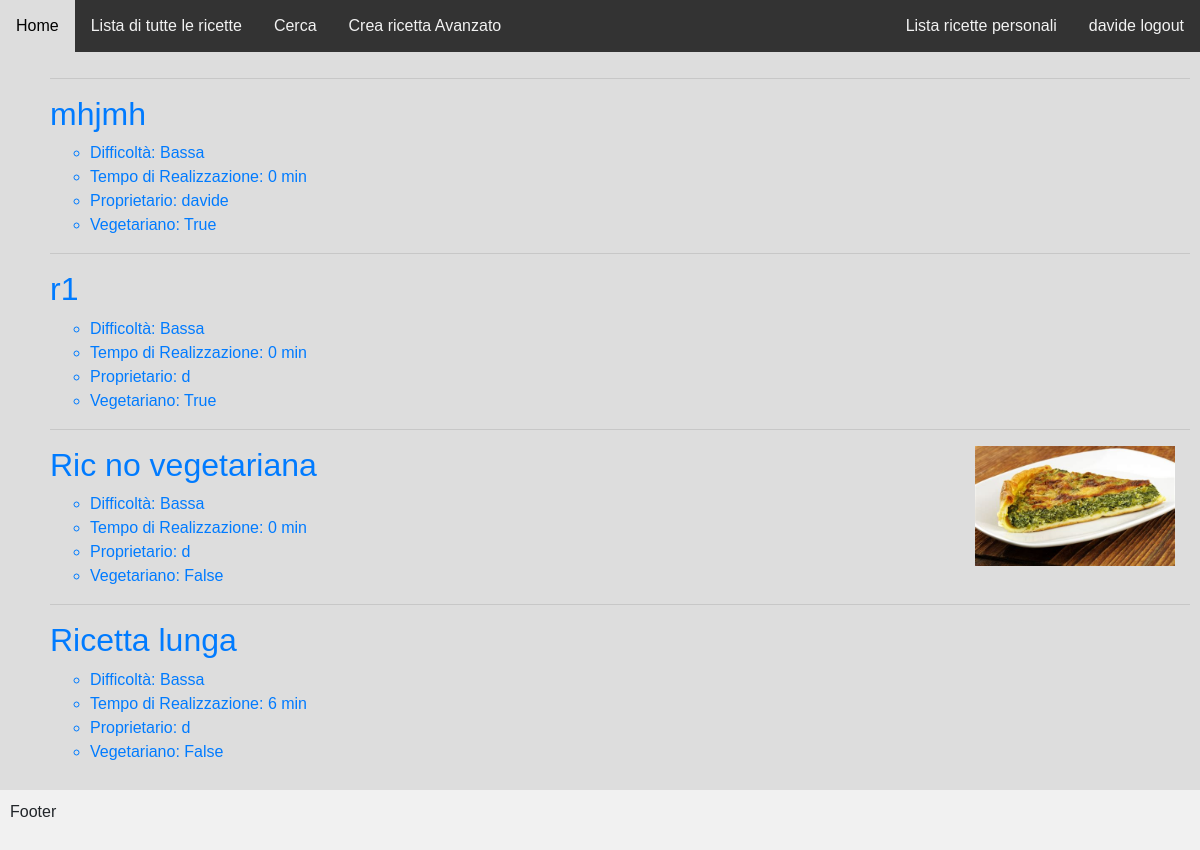
Screenshot of /lista_ricette/ (signed in) with the database file from the repository.
### gestione/models.py (models this page shows, shortened)
class Ricetta(models.Model):
    nome = models.CharField(max_length=50)
    difficoltá = models.CharField(max_length=50, choices=DIFFICOLTA_CHOICES, default="Bassa")
    portata = models.CharField(max_length=50, choices = PORTATA_CHOICES, default="Primo")
    costo = models.IntegerField(default=0)
    tempo_preparazione = models.IntegerField(default=0)
    tempo_cottura = models.IntegerField(default=0)
    porzioni = models.IntegerField(default=1)
    vegetariano = models.BooleanField(default = False)
    vegano = models.BooleanField(default = False)
    gluten_free = models.BooleanField(default = False)
    immagine = models.ImageField(null=True, blank=True)
    utente = models.ForeignKey(User, on_delete = models.CASCADE, blank=True, null=True, default=None, related_name = "non_so_cosa_vada")
    def __str__(self):
        out = self.nome
        return out
    class Meta:
        verbose_name_plural = "Ricette"

### gestione/views.py (the view)
# urls.py: path("lista_ricette/", Lista_ricette_views.as_view(), name="listaricette"),
class Lista_ricette_views(ListView):
    model = Ricetta
    template_name = "lista_ricette.html"
    def get_totale_ricette(self):
        count = 0
        for i in Ricetta.objects.all():
            count = count + 1
        return count

### templates/lista_ricette.html (shortened to what this page needs)
{% extends 'base.html' %}
{% block content %}
    {% for ricetta in object_list %}
        <ul>
            <articole>
                <hr>
                <a href="{% url 'ricetta' ricetta.id %}">
                    {% if ricetta.immagine %}
                        {% load static %}<img src="{% static ricetta.immagine.url %}" width="200" height="120" align=right Hspace="15" Vspace="0" Border="0">
                    {% endif %}
                    <h2> {{ ricetta }} </h2>
                    <ul>
                        <li> Difficoltà: {{ ricetta.get_difficoltá_display }}</li>
                        <li> Tempo di Realizzazione: {{ ricetta.tempo_preparazione }} min </li>
                        <li> Proprietario: {{ ricetta.utente }} </li>
                        <li> Vegetariano: {{ ricetta.vegetariano }} </li>
                    </ul>
                </a>
            </articole>
        </ul>
    {% endfor %}
{% endblock %}

### templates/base.html (shortened to what this page needs)
<!DOCTYPE html>
<html lang="en">
<head>
    {% load static %}
    <link rel="stylesheet" href="https://cdn.jsdelivr.net/npm/bootstrap@4.6.2/dist/css/bootstrap.min.css"
>
    <link rel="stylesheet" type="text/css" href='{% static "/css/style.css" %}'>
</head>
<body>
<div class="topnav">
  <a class=myclass2 href="{% url 'homepage' %}">Home</a>
  <a class=myclass2 href="{% url 'listaricette' %}">Lista di tutte le ricette</a>
  <a class=myclass2 href="{% url 'search' %}">Cerca</a>
  <a class=myclass2 href="{% url 'crearicettaavanzato' %}">Crea ricetta Avanzato</a>
  {% if user.is_authenticated %}
    <a class=myclass href="{% url 'logout' %}"> {{user.username }} logout </a>
    <a class=myclass href="{% url 'listaricetteprivate' %}"> Lista ricette personali </a>
  {% else %}
    <a class=myclass href="{% url 'login' %}"> Login </a>
    <a class=myclass href="{% url 'register' %}"> Registrati </a>
  {% endif %}
</div>
<div class=content>
  {% block content %} {% endblock %}
</div>
<div class="footer">
  <p>Footer</p>
</div>
</body>
</html>

### static/css/style.css (style rules this page uses)
* { box-sizing: border-box; font-family: Arial, Helvetica, sans-serif; }
body { font-family: Arial, Helvetica, sans-serif; }
.topnav { overflow: hidden; background-color: #333; }
.myclass { float: right; }
.myclass2 { float: left; }
.topnav a { display: block; color: #f2f2f2; text-align: center; padding: 14px 16px; text-decoration: none; }
.content { background-color: #ddd; padding: 10px; }
.footer { background-color: #f1f1f1; padding: 10px; }

### rows the page displays
Ricetta: nome "mhjmh", difficoltá "Bassa", tempo_preparazione "0", utente "davide", vegetariano "True"
Ricetta: nome "r1", difficoltá "Bassa", tempo_preparazione "0", utente "d", vegetariano "True"
Ricetta: immagine (picture), nome "Ric no vegetariana", difficoltá "Bassa", tempo_preparazione "0", utente "d", vegetariano "False"
Ricetta: nome "Ricetta lunga", difficoltá "Bassa", tempo_preparazione "6", utente "d", vegetariano "False"

### other values shown
{{ user.username }} "davide"
